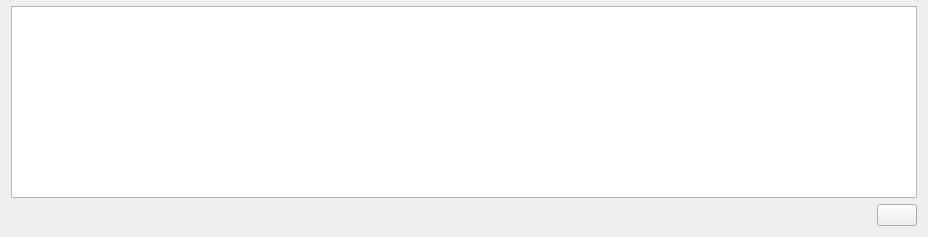
              <widget class="QWidget" name="tab_14">
               <attribute name="icon">
                <iconset resource="icons.qrc">
                 <normaloff>:/Icons/icons/data.svg</normaloff>:/Icons/icons/data.svg</iconset>
               </attribute>
               <attribute name="title">
                <string>Logs</string>
               </attribute>
               <layout class="QVBoxLayout" name="verticalLayout_41">
                <property name="topMargin">
                 <number>6</number>
                </property>
                <item>
                 <widget class="QTreeView" name="resultsLogsTreeView">
                  <property name="font">
                   <font>
                    <pointsize>9</pointsize>
                   </font>
                  </property>
                  <property name="frameShape">
                   <enum>QFrame::Shape::StyledPanel</enum>
                  </property>
                 </widget>
                </item>
                <item>
                 <widget class="QFrame" name="frame_56">
                  <property name="frameShape">
                   <enum>QFrame::Shape::NoFrame</enum>
                  </property>
                  <property name="frameShadow">
                   <enum>QFrame::Shadow::Raised</enum>
                  </property>
                  <layout class="QHBoxLayout" name="horizontalLayout_5">
                   <property name="leftMargin">
                    <number>0</number>
                   </property>
                   <property name="topMargin">
                    <number>0</number>
                   </property>
                   <property name="rightMargin">
                    <number>0</number>
                   </property>
                   <property name="bottomMargin">
                    <number>0</number>
                   </property>
                   <item>
                    <spacer name="horizontalSpacer_16">
                     <property name="orientation">
                      <enum>Qt::Orientation::Horizontal</enum>
                     </property>
                     <property name="sizeHint" stdset="0">
                      <size>
                       <width>866</width>
                       <height>20</height>
                      </size>
                     </property>
                    </spacer>
                   </item>
                   <item>
                    <widget class="QPushButton" name="saveResultsLogsButton">
                     <property name="toolTip">
                      <string>Save the logs to a file</string>
                     </property>
                     <property name="text">
                      <string/>
                     </property>
                     <property name="icon">
                      <iconset resource="icons.qrc">
                       <normaloff>:/Icons/icons/save.svg</normaloff>:/Icons/icons/save.svg</iconset>
                     </property>
                    </widget>
                   </item>
                  </layout>
                 </widget>
                </item>
               </layout>
              </widget>
